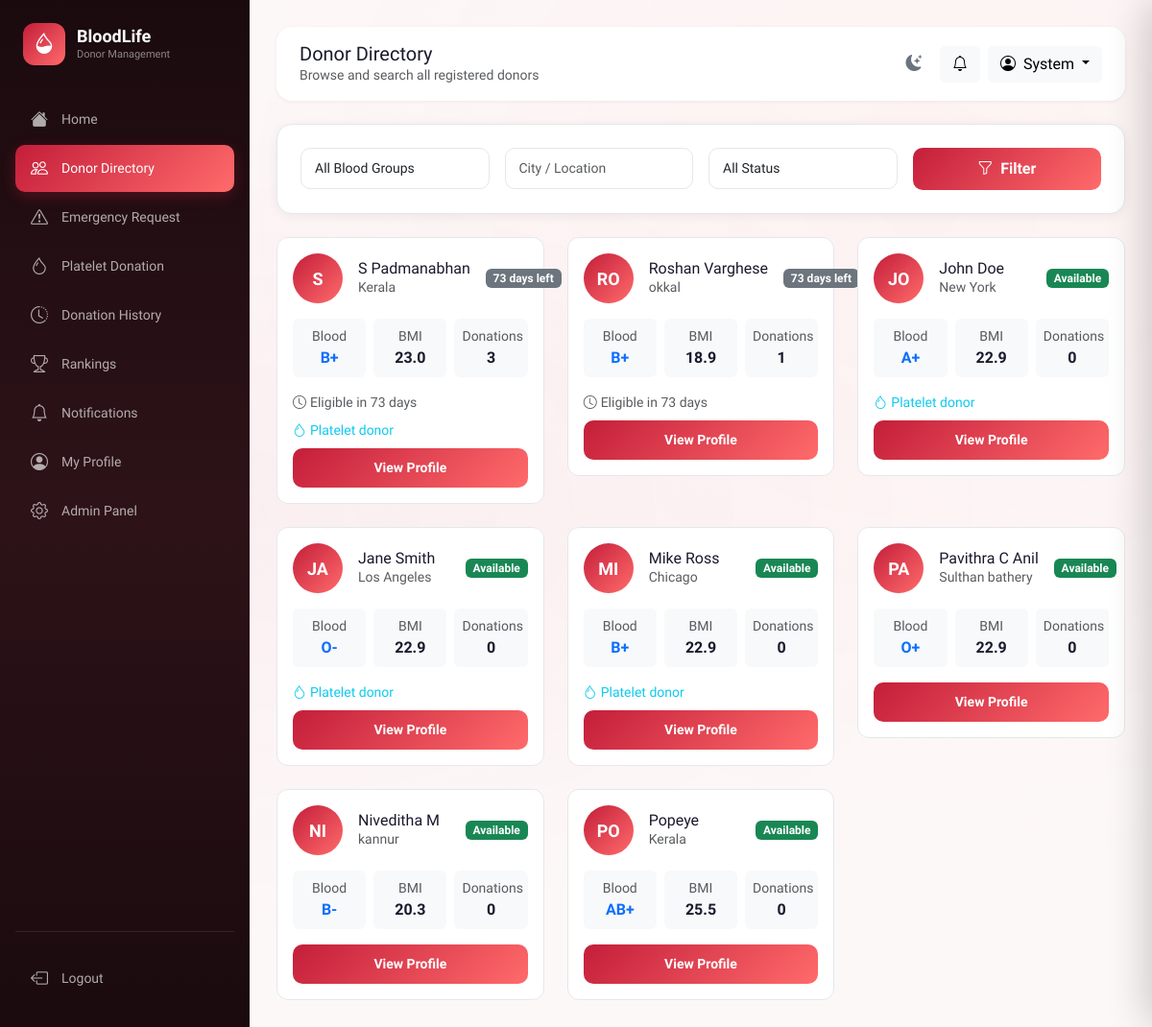
Page /donor/directory (signed in) on the committed database.
### app/models.py (models this page shows, shortened)
class User(UserMixin, db.Model):
    __tablename__ = 'users'
    id = db.Column(db.Integer, primary_key=True)
    name = db.Column(db.String(100), nullable=False)
    email = db.Column(db.String(150), unique=True, nullable=False, index=True)
    password_hash = db.Column(db.String(256), nullable=False)
    role = db.Column(db.String(10), default='user')          # 'user' | 'admin'
    is_active = db.Column(db.Boolean, default=True)
    is_blocked = db.Column(db.Boolean, default=False)
    created_at = db.Column(db.DateTime, default=datetime.utcnow)
    last_login = db.Column(db.DateTime)
    profile = db.relationship('DonorProfile', back_populates='user',
                               uselist=False, cascade='all, delete-orphan')
    blood_requests = db.relationship('BloodRequest', back_populates='requester',
                                      foreign_keys='BloodRequest.user_id',
                                      cascade='all, delete-orphan')
    donation_history = db.relationship('DonationHistory', back_populates='donor',
                                        cascade='all, delete-orphan')
    platelet_donations = db.relationship('PlateletDonation', back_populates='donor',
                                          cascade='all, delete-orphan')
    notifications = db.relationship('Notification', back_populates='user',
                                     cascade='all, delete-orphan')
    eligibility_checks = db.relationship('EligibilityCheck', back_populates='user',
                                          cascade='all, delete-orphan')
    @property
    def is_admin(self):
        return self.role == 'admin'

class DonorProfile(db.Model):
    __tablename__ = 'donor_profiles'
    id = db.Column(db.Integer, primary_key=True)
    user_id = db.Column(db.Integer, db.ForeignKey('users.id'), unique=True, nullable=False)
    phone = db.Column(db.String(20))
    dob = db.Column(db.Date)
    gender = db.Column(db.String(10))
    blood_group = db.Column(db.String(5), index=True)
    weight = db.Column(db.Float)     # kg
    height = db.Column(db.Float)     # cm
    location = db.Column(db.String(200))
    city = db.Column(db.String(100))
    state = db.Column(db.String(100))
    is_available = db.Column(db.Boolean, default=True)
    is_platelet_donor = db.Column(db.Boolean, default=False)
    last_blood_donation = db.Column(db.Date)
    last_platelet_donation = db.Column(db.Date)
    total_blood_donations = db.Column(db.Integer, default=0)
    total_platelet_donations = db.Column(db.Integer, default=0)
    emergency_responses = db.Column(db.Integer, default=0)
    blood_rank_score = db.Column(db.Float, default=0.0)
    platelet_rank_score = db.Column(db.Float, default=0.0)
    updated_at = db.Column(db.DateTime, default=datetime.utcnow, onupdate=datetime.utcnow)
    user = db.relationship('User', back_populates='profile')
    @property
    def bmi(self) -> float | None:
        if self.weight and self.height and self.height > 0:
            h_m = self.height / 100
            return round(self.weight / (h_m * h_m), 1)
        return None
    @property
    def next_blood_eligible_date(self) -> date:
        if self.last_blood_donation:
            return self.last_blood_donation + timedelta(days=BLOOD_COOLDOWN)
        return date.today()
    @property
    def blood_days_until_eligible(self) -> int:
        delta = (self.next_blood_eligible_date - date.today()).days
        return max(0, delta)
    @property
    def is_blood_eligible(self) -> bool:
        return self.is_available and self.blood_days_until_eligible == 0

### app/donor/routes.py (the view)
@donor.route('/directory')
@login_required
def directory():
    blood_group = request.args.get('blood_group', '')
    location = request.args.get('location', '')
    availability = request.args.get('availability', '')
    page = request.args.get('page', 1, type=int)
    query = DonorProfile.query.join(User).filter(
        User.is_blocked == False
    )
    if blood_group:
        query = query.filter(DonorProfile.blood_group == blood_group)
    if location:
        query = query.filter(DonorProfile.location.ilike(f'%{location}%'))
    if availability == 'available':
        query = query.filter(DonorProfile.is_available == True)
    elif availability == 'unavailable':
        query = query.filter(DonorProfile.is_available == False)
    donors = query.order_by(DonorProfile.blood_rank_score.desc()).paginate(
        page=page, per_page=12, error_out=False)
    from app.models import BLOOD_GROUPS
    return render_template('donor/directory.html', donors=donors,
                           blood_groups=BLOOD_GROUPS)

### app/templates/donor/directory.html (shortened to what this page needs)
{% extends "base.html" %}
{% block page_title %}Donor Directory{% endblock %}
{% block page_subtitle %}Browse and search all registered donors{% endblock %}
{% block content %}
<div class="card-custom p-4 mb-4">
    <form method="GET" class="row g-3">
        <div class="col-md-3">
            <select name="blood_group" class="form-select form-control-custom">
                <option value="">All Blood Groups</option>
            </select>
        </div>
        <div class="col-md-3">
            <input type="text" name="location" class="form-control form-control-custom" placeholder="City / Location"
                value="{{ request.args.get('location','') }}">
        </div>
        <div class="col-md-3">
            <select name="availability" class="form-select form-control-custom">
                <option value="">All Status</option>
            </select>
        </div>
        <div class="col-md-3">
            <button type="submit" class="btn btn-primary-custom w-100">
                <i class="bi bi-funnel me-2"></i>Filter
            </button>
        </div>
    </form>
</div>
<div class="row g-4">
    {% for p in donors.items %}
    <div class="col-md-6 col-lg-4 animate-fade-in">
        <div class="donor-card">
            <div class="d-flex align-items-center gap-3 mb-3">
                <div class="donor-avatar">{{ p.user.name[:2].upper() }}</div>
                <div class="flex-grow-1 min-w-0">
                    <h6 class="mb-0 text-truncate">{{ p.user.name }}</h6>
                    <p class="text-muted small mb-0">{{ p.city or p.location }}</p>
                </div>
                <span class="badge {{ 'bg-success' if p.is_blood_eligible else 'bg-secondary' }}">
                    {% if p.is_blood_eligible %}
                    Available
                    {% elif p.blood_days_until_eligible > 0 %}
                    {{ p.blood_days_until_eligible }} days left
                    {% else %}
                    Unavailable
                    {% endif %}
                </span>
            </div>
            <div class="row g-2 mb-3 text-center">
                <div class="col-4">
                    <div class="p-2 bg-light rounded">
                        <small class="text-muted d-block">Blood</small>
                        <strong class="text-primary">{{ p.blood_group }}</strong>
                    </div>
                </div>
                <div class="col-4">
                    <div class="p-2 bg-light rounded">
                        <small class="text-muted d-block">BMI</small>
                        <strong>{{ p.bmi or '—' }}</strong>
                    </div>
                </div>
                <div class="col-4">
                    <div class="p-2 bg-light rounded">
                        <small class="text-muted d-block">Donations</small>
                        <strong>{{ p.total_blood_donations }}</strong>
                    </div>
                </div>
            </div>
            {% if p.blood_days_until_eligible > 0 %}
            <p class="text-muted small mb-2">
                <i class="bi bi-clock me-1"></i>Eligible in {{ p.blood_days_until_eligible }} days
            </p>
            {% endif %}
            {% if p.is_platelet_donor %}
            <p class="text-info small mb-2"><i class="bi bi-droplet me-1"></i>Platelet donor</p>
            {% endif %}
            <a href="{{ url_for('donor.view_donor', donor_id=p.id) }}" class="btn btn-primary-custom btn-sm w-100">
                View Profile
            </a>
        </div>
    </div>
    {% else %}
    <div class="col-12 text-center py-5">
        <i class="bi bi-people" style="font-size:60px;color:var(--border);"></i>
        <p class="text-muted mt-3">No donors found matching your criteria.</p>
    </div>
    {% endfor %}
</div>
{% endblock %}

### app/templates/base.html (shortened to what this page needs)
<!DOCTYPE html>
<html lang="en">
<head>
    <link href="https://cdn.jsdelivr.net/npm/bootstrap@5.3.2/dist/css/bootstrap.min.css" rel="stylesheet">
    <link rel="stylesheet" href="https://cdn.jsdelivr.net/npm/bootstrap-icons@1.11.1/font/bootstrap-icons.css">
    <link rel="stylesheet" href="{{ url_for('static', filename='css/style.css') }}">
</head>
<body data-auth="{{ 'true' if current_user.is_authenticated else 'false' }}" >
    <div class="bg-pattern"></div>
    <div class="toast-container position-fixed top-0 end-0 p-3" style="z-index:9999;" id="toastContainer"></div>
    {% if current_user.is_authenticated %}
    <aside class="sidebar" id="sidebar">
        <div class="sidebar-logo">
            <div class="sidebar-logo-icon"><i class="bi bi-droplet-half"></i></div>
            <div>
                <h2>BloodLife</h2>
                <span>Donor Management</span>
            </div>
        </div>
        <nav>
            <ul class="list-unstyled">
                <li class="nav-item">
                    <a class="nav-link-custom {% if request.endpoint == 'main.dashboard' %}active{% endif %}"
                        href="{{ url_for('main.dashboard') }}">
                        <i class="bi bi-house-fill"></i><span>Home</span>
                    </a>
                </li>
                <li class="nav-item">
                    <a class="nav-link-custom {% if request.blueprint == 'donor' and 'directory' in request.endpoint %}active{% endif %}"
                        href="{{ url_for('donor.directory') }}">
                        <i class="bi bi-people"></i><span>Donor Directory</span>
                    </a>
                </li>
                <li class="nav-item">
                    <a class="nav-link-custom {% if request.blueprint == 'requests' %}active{% endif %}"
                        href="{{ url_for('requests.index') }}">
                        <i class="bi bi-exclamation-triangle"></i><span>Emergency Request</span>
                        {% set active_count = active_request_count|default(0) %}
                    </a>
                </li>
                <li class="nav-item">
                    <a class="nav-link-custom {% if 'platelet' in request.endpoint|default('') %}active{% endif %}"
                        href="{{ url_for('donor.platelet') }}">
                        <i class="bi bi-droplet"></i><span>Platelet Donation</span>
                    </a>
                </li>
                <li class="nav-item">
                    <a class="nav-link-custom {% if 'history' in request.endpoint|default('') %}active{% endif %}"
                        href="{{ url_for('donor.history') }}">
                        <i class="bi bi-clock-history"></i><span>Donation History</span>
                    </a>
                </li>
                <li class="nav-item">
                    <a class="nav-link-custom {% if 'rankings' in request.endpoint|default('') %}active{% endif %}"
                        href="{{ url_for('donor.rankings') }}">
                        <i class="bi bi-trophy"></i><span>Rankings</span>
                    </a>
                </li>
                <li class="nav-item position-relative">
                    <a class="nav-link-custom {% if 'notifications' in request.endpoint|default('') %}active{% endif %}"
                        href="{{ url_for('requests.notifications') }}">
                        <i class="bi bi-bell"></i><span>Notifications</span>
                        {% set unread = unread|default(0) %}
                    </a>
                </li>
                <li class="nav-item">
                    <a class="nav-link-custom {% if 'profile' in request.endpoint|default('') %}active{% endif %}"
                        href="{{ url_for('donor.profile') }}">
                        <i class="bi bi-person-circle"></i><span>My Profile</span>
                    </a>
                </li>
                {% if current_user.is_admin %}
                <li class="nav-item">
                    <a class="nav-link-custom {% if request.blueprint == 'admin' %}active{% endif %}"
                        href="{{ url_for('admin.index') }}">
                        <i class="bi bi-gear"></i><span>Admin Panel</span>
                    </a>
                </li>
                {% endif %}
            </ul>
        </nav>
        <div class="mt-auto pt-4" style="border-top: 1px solid rgba(255,255,255,0.1);">
            <a class="nav-link-custom" href="{{ url_for('auth.logout') }}">
                <i class="bi bi-box-arrow-left"></i><span>Logout</span>
            </a>
        </div>
    </aside>
    <main class="main-content" id="mainContent">
        <div class="header mb-4">
            <div class="header-left">
                <div>
                    <h5 class="mb-0">{% block page_title %}Home{% endblock %}</h5>
                    <p class="text-muted mb-0 small">{% block page_subtitle %}{% endblock %}</p>
                </div>
            </div>
            <div class="d-flex align-items-center gap-2">
                <button class="theme-toggle" id="themeToggleBtn" onclick="toggleTheme()" title="Toggle dark/light mode">
                    <i class="bi bi-moon-stars-fill" id="themeIcon"></i>
                </button>
                <button class="btn btn-light position-relative" id="notifBellBtn" onclick="openNotifDrawer()"
                    title="Notifications">
                    <i class="bi bi-bell" id="bellIcon"></i>
                </button>
                <div class="dropdown">
                    <button class="btn btn-light dropdown-toggle" data-bs-toggle="dropdown">
                        <i class="bi bi-person-circle me-2"></i>{{ current_user.name.split()[0] }}
                    </button>
                </div>
            </div>
        </div>
        {% block content %}{% endblock %}
    </main>
    {% endif %}
</body>
</html>

### rows in the picture
User: name "System"
DonorProfile: user "S", user.name "S Padmanabhan", city "Kerala", blood_days_until_eligible "73", blood_group "B+", weight+height "23.0", total_blood_donations "3", is_platelet_donor True (drawn)
DonorProfile: user "RO", user.name "Roshan Varghese", city "okkal", blood_days_until_eligible "73", blood_group "B+", weight+height "18.9", total_blood_donations "1"
DonorProfile: user "JO", user.name "John Doe", city "New York", is_available "Available", blood_group "A+", weight+height "22.9", total_blood_donations "0", is_platelet_donor True (drawn)
DonorProfile: user "JA", user.name "Jane Smith", city "Los Angeles", is_available "Available", blood_group "O-", weight+height "22.9", total_blood_donations "0", is_platelet_donor True (drawn)
DonorProfile: user "MI", user.name "Mike Ross", city "Chicago", is_available "Available", blood_group "B+", weight+height "22.9", total_blood_donations "0", is_platelet_donor True (drawn)
DonorProfile: user "PA", user.name "Pavithra C Anil", city "Sulthan bathery", is_available "Available", blood_group "O+", weight+height "22.9", total_blood_donations "0"
DonorProfile: user "NI", user.name "Niveditha M", city "kannur", is_available "Available", blood_group "B-", weight+height "20.3", total_blood_donations "0"
DonorProfile: user "PO", user.name "Popeye", city "Kerala", is_available "Available", blood_group "AB+", weight+height "25.5", total_blood_donations "0"
